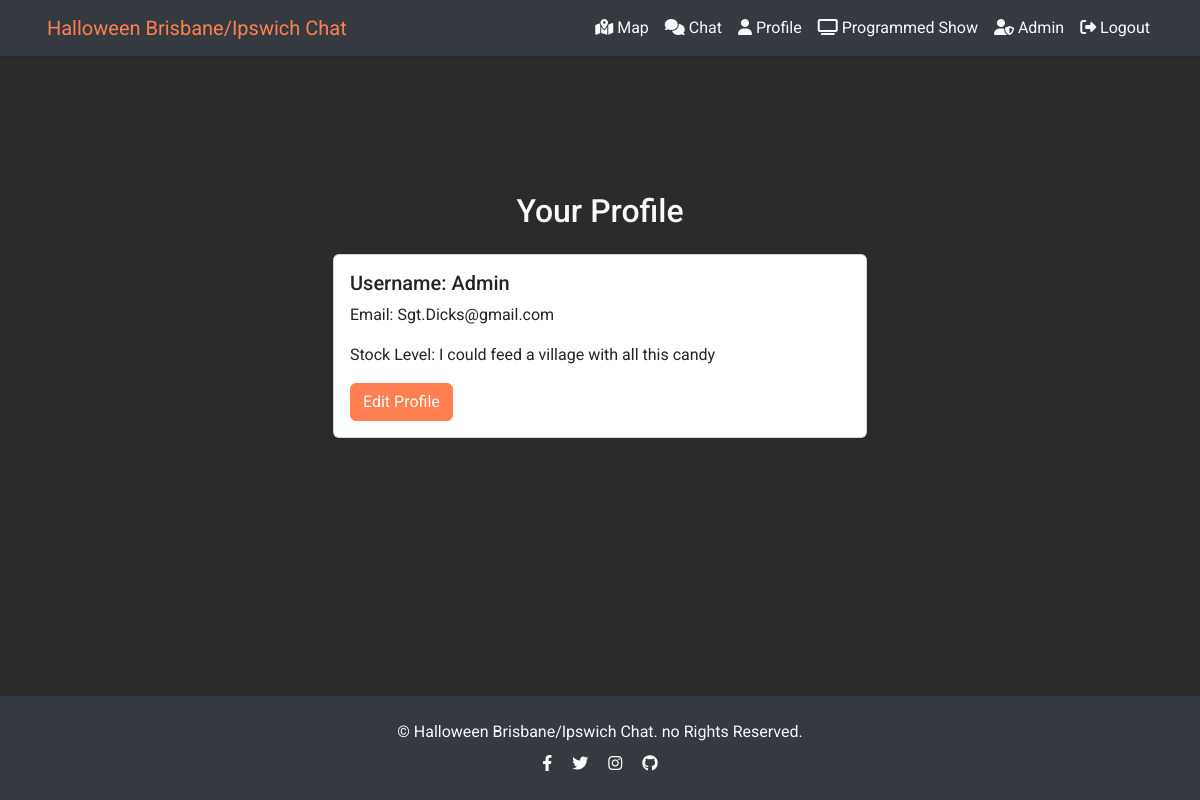
The app's page /profile (signed in) with its own data.
### app.py (models this page shows, shortened)
class User(UserMixin, db.Model):
    __tablename__ = 'user'  # Changed table name from 'user_table' to 'user'
    id = db.Column(db.Integer, primary_key=True, autoincrement=True)
    username = db.Column(db.String(150), unique=True, nullable=False, index=True)
    email = db.Column(db.String(150), unique=True, nullable=False, index=True)
    password = db.Column(db.String(60), nullable=False)
    mailing_list = db.Column(db.Boolean, default=False)  # Add the mailing list column
    is_mod = db.Column(db.Boolean, default=False)
    is_banned = db.Column(db.Boolean, default=False)  # Add this field for banning/unbanning users
    is_deleted = db.Column(db.Boolean, default=False)  # Add this field for deleting/restoring users
    last_login = db.Column(db.DateTime)  # To track the last login time
    stock_level = db.Column(db.Integer, default=0)  # Default value could be 0 or any other preferred value
    show_url = db.Column(db.String(255), nullable=True)

### app.py (the view)
@app.route('/profile')
@login_required
def profile():
    return render_template('profile.html', user=current_user, STOCK_LEVEL_LABELS=STOCK_LEVEL_LABELS)

### app.py (called while the page is built)
@login_manager.user_loader
def load_user(user_id):
    user = User.query.get(int(user_id))
    if user and not user.is_banned:
        return user
    return None

### templates/profile.html (shortened to what this page needs)
{% extends "base.html" %}
{% block content %}
<section class="py-5">
    <div class="container">
        <h2 class="text-center mb-4">Your Profile</h2>
        <div class="row justify-content-center">
            <div class="col-md-6">
                <div class="card">
                    <div class="card-body">
                        <h5 class="card-title">Username: {{ user.username }}</h5>
                        <p class="card-text">Email: {{ user.email }}</p>
                        <p class="card-text">Stock Level: {{ STOCK_LEVEL_LABELS.get(user.stock_level, "Unknown") }}</p>
                        <a href="{{ url_for('edit_profile') }}" class="btn btn-primary">Edit Profile</a>
                    </div>
                </div>
            </div>
        </div>
    </div>
</section>
{% endblock %}

### static/css/styles.css (style rules this page uses)
html, body { height: 100%; }

### templates/base.html (style rules this page uses)
html, body { height: 100%; background-color: #2b2b2b; color: #f8f9fa; font-family: 'Roboto', sans-serif; }
.btn-primary { background-color: #ff7f50; border-color: #ff7f50; }

### records on screen
User: username "Admin", email "Sgt.Dicks@gmail.com", get "I could feed a village with all this candy"
